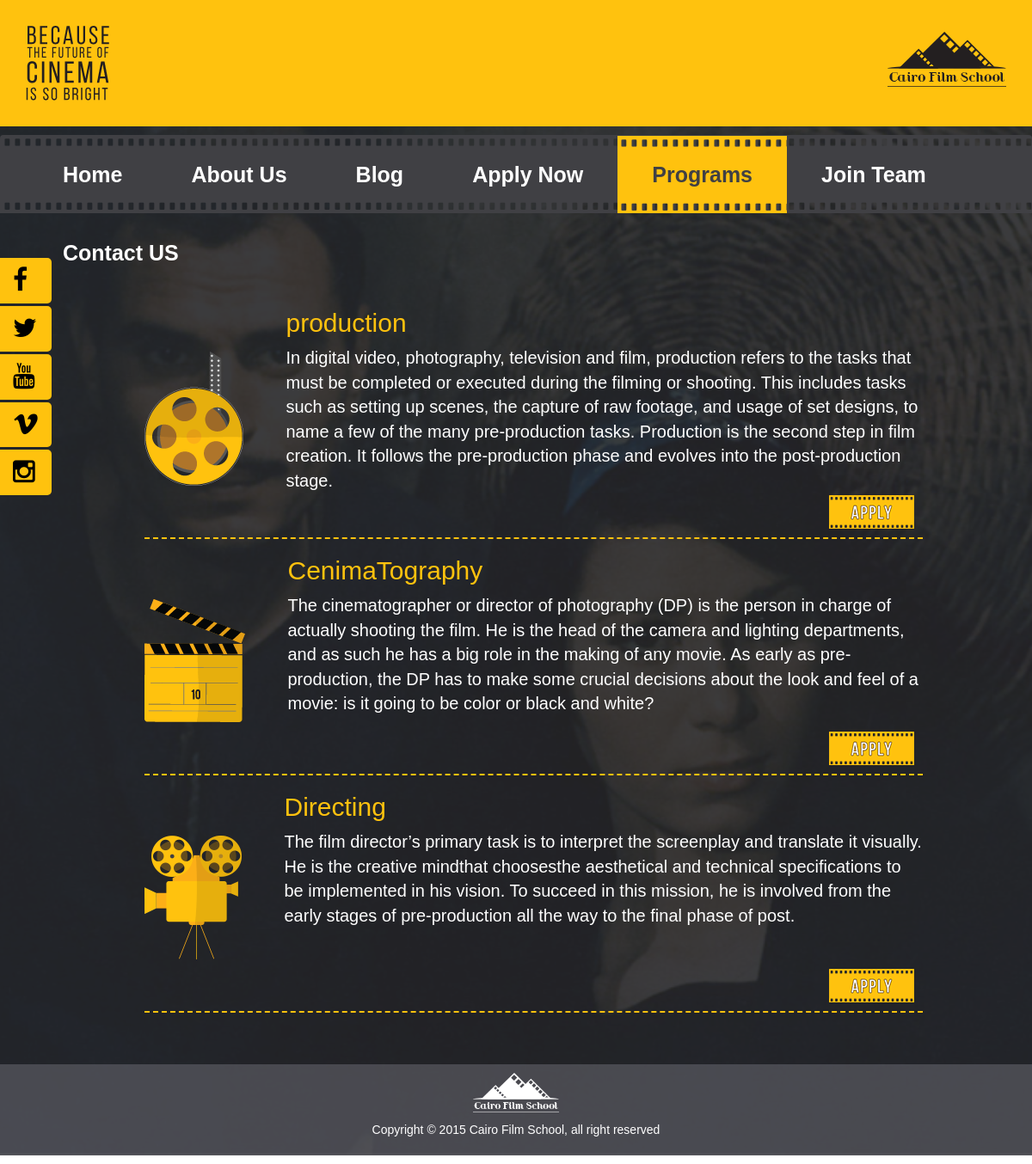
/index.php/course, run on the app's committed database.
### tables this page shows
CREATE TABLE IF NOT EXISTS `course` (
  `id` int(11) NOT NULL AUTO_INCREMENT,
  `image` varchar(100) NOT NULL,
  `name` varchar(100) NOT NULL,
  `duration` varchar(100) NOT NULL,
  `session` varchar(50) NOT NULL,
  `is_home` tinyint(1) NOT NULL,
  `description` text NOT NULL,
  PRIMARY KEY (`id`)
);

CREATE TABLE IF NOT EXISTS `setting` (
  `facebook` varchar(128) NOT NULL,
  `twitter` varchar(128) NOT NULL,
  `instagram` varchar(128) NOT NULL,
  `youtube` varchar(128) NOT NULL,
  `vimeo` varchar(128) NOT NULL,
  `email` varchar(128) NOT NULL
);

### application/controllers/Course.php (called while the page is built, shortened)
<?php
class Course extends CI_Controller{
    public function __construct(){
        $this->load->model('course_model');
    }
    public function index()
	{
        $data['page_title'] = 'Programs';
        $this->load->view('template/header', $data);
        $this->load->view('template/navbar', $data);
        $data['courses'] = $this->course_model->get_all();
        $this->load->view('course', $data);
        $this->load->view('template/footer');
	}
}

### index.php (called while the page is built, shortened)
<?php
require_once BASEPATH.'core/CodeIgniter.php';

### application/models/Course_model.php (called while the page is built, shortened)
<?php
class Course_model extends CI_Model
{
    public function get_all()
    {
        $this->db->select('*');
        $this->db->from('course');
        $this->db->order_by("id", "desc");
        $query = $this->db->get();
        return $query->result_array();
    }
}

### application/views/course.php (the view, shortened to what this page needs)
<section>
    <div class="container">
        <div class="row">
            <div class="col-md-10 col-md-offset-1">
                <div class="programs text-center">
                    <ul>
                        <?php foreach ($courses as $course) { ?>
                            <li>
                                <img src="<?php echo base_url('static/uploads/course/'.$course['image'])?>"/>
                                <div>
                                    <h2><?php echo $course['name']?></h2>
                                    <p><?php echo $course['description']?></p>
                                    <span class="clearfix"></span>
                                    <a href="<?php echo base_url('course/apply')?>" class="cfsbtn apply"></a>
                                    <span class="clearfix"></span>
                                </div>
                            </li>
                        <?php } ?>
                    </ul>
                </div>
            </div>
        </div>
    </div>
</section>

### static/css/style.css (style rules this page uses)
h2,h3,.title,.cfsForms span,a { font-family: 'BebasNeue Book', Arial, Helvetica, sans-serif; }
p,.cfsForms li,.ar span,.auther span,.pagination a,#CFS-NEWS .carousel-caption span,.newApp span { font-family: 'HelveticaNeue-ThinCond', Arial, Helvetica, sans-serif }
body { background: url('../images/bg.jpg') no-repeat fixed top center; }
.cfsbtn { border: none; display: block; width: 99px; height: 40px; margin: auto; margin-top: 20px; }
.apply { background: url('../images/apply.png'); }
.programs { color: #fff; }
.programs ul { list-style: none; }
.programs ul li { border-bottom: 2px dashed #ffc20e; }
.programs ul li img { float: left; max-width: 167px; margin: 50px 50px 0 0 ; }
.programs ul li div { text-align: left; }
.programs ul li h2 { color: #ffc20e; }
.programs ul li div p { max-height: 90px; min-height: 60px; font-size: 20px; display: block; }
.programs ul li div a { float: right; margin: 10px; }

### static/css/action.css (style rules this page uses)
.background-cover { -webkit-background-size: cover; -moz-background-size: cover; -o-background-size: cover; background-size: cover; }

### data on the page
course: image (picture), name "production", description "In digital video, photography, television and film, production refers to the tasks that must be completed or executed during the filming or shooting. This includes tasks such as setting up scenes, the capture of raw footage, and usage of set designs, to name a few of the many pre-production tasks. Production is the second step in film creation. It follows the pre-production phase and evolves into the post-production stage."
course: image (picture), name "CenimaTography", description "The cinematographer or director of photography (DP) is the person in charge of actually shooting the film. He is the head of the camera and lighting departments, and as such he has a big role in the making of any movie. As early as pre-production, the DP has to make some crucial decisions about the look and feel of a movie: is it going to be color or black and white?"
course: image (picture), name "Directing", description "The film director’s primary task is to interpret the screenplay and translate it visually. He is the creative mindthat choosesthe aesthetical and technical specifications to be implemented in his vision. To succeed in this mission, he is involved from the early stages of pre-production all the way to the final phase of post."
